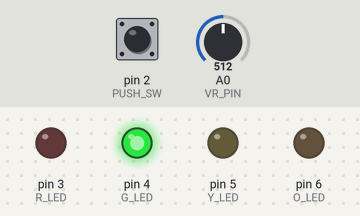
A sketch run on a simulated Arduino Uno, built with avr-gcc and run on an emulated ATmega328P. Shown: output pins drawn as LEDs (lit = HIGH). Dashed ring = blinking. Inputs (shaded band) come from the test bench; at power-on: A0 (VR_PIN) = 512, pin 2 (PUSH_SW) HIGH.

Above: at 0.8 s.
0.9 s: A0 (VR_PIN) set to 900
At 1.37 s:
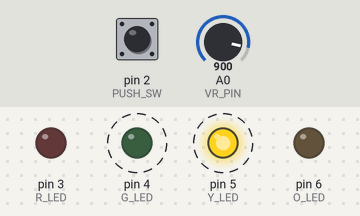
3.9 s: A0 (VR_PIN) set to 1023
6.9 s: pin 2 (PUSH_SW) pulsed LOW 2 times (0.12 s each, 0.3 s apart)
At 7.9 s:
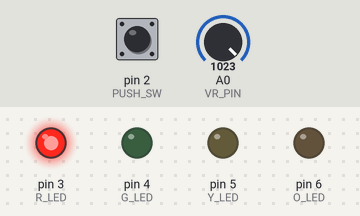
9.9 s: pin 2 (PUSH_SW) pulled LOW for 0.15 s
12.9 s: pin 2 (PUSH_SW) pulled LOW for 1 s
At 14.0 s:
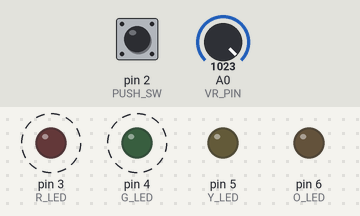
Timing chart, 0 to 16.9 s (numbered marks = the images above; inputs shaded):
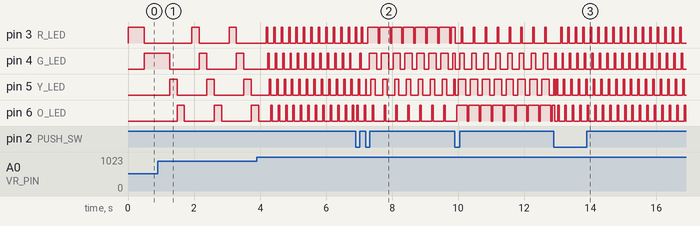

The sketch:

lab16-checkpoint2-extra.ino
```cpp
#include <Arduino_FreeRTOS.h>

#define R_LED 3
#define G_LED 4
#define Y_LED 5
#define O_LED 6
#define PUSH_SW 2
#define VR_PIN A0

TaskHandle_t TaskHandle_Mode[4];
volatile int current_mode = 0;
volatile TickType_t led_delay = pdMS_TO_TICKS(500);

void setLEDs(bool r, bool g, bool y, bool o) {
  digitalWrite(R_LED, r ? HIGH : LOW);
  digitalWrite(G_LED, g ? HIGH : LOW);
  digitalWrite(Y_LED, y ? HIGH : LOW);
  digitalWrite(O_LED, o ? HIGH : LOW);
}

// Mode 1: R -> G -> Y -> O -> E
void Task_Mode1(void *pvParameters) {
  while (1) {
    setLEDs(1, 0, 0, 0); vTaskDelay(led_delay);
    setLEDs(0, 1, 0, 0); vTaskDelay(led_delay);
    setLEDs(0, 0, 1, 0); vTaskDelay(led_delay);
    setLEDs(0, 0, 0, 1); vTaskDelay(led_delay);
    setLEDs(0, 0, 0, 0); vTaskDelay(led_delay);
  }
}

// Mode 2: O -> Y -> G -> R -> E
void Task_Mode2(void *pvParameters) {
  while (1) {
    setLEDs(0, 0, 0, 1); vTaskDelay(led_delay);
    setLEDs(0, 0, 1, 0); vTaskDelay(led_delay);
    setLEDs(0, 1, 0, 0); vTaskDelay(led_delay);
    setLEDs(1, 0, 0, 0); vTaskDelay(led_delay);
    setLEDs(0, 0, 0, 0); vTaskDelay(led_delay);
  }
}

// Mode 3: E -> R -> RG -> RGY -> RGYO -> RGY -> RG -> R
void Task_Mode3(void *pvParameters) {
  while (1) {
    setLEDs(0, 0, 0, 0); vTaskDelay(led_delay);
    setLEDs(1, 0, 0, 0); vTaskDelay(led_delay);
    setLEDs(1, 1, 0, 0); vTaskDelay(led_delay);
    setLEDs(1, 1, 1, 0); vTaskDelay(led_delay);
    setLEDs(1, 1, 1, 1); vTaskDelay(led_delay);
    setLEDs(1, 1, 1, 0); vTaskDelay(led_delay);
    setLEDs(1, 1, 0, 0); vTaskDelay(led_delay);
    setLEDs(1, 0, 0, 0); vTaskDelay(led_delay);
  }
}

// Mode 4: E -> O -> OY -> OYG -> OYGR -> OYG -> OY -> O
void Task_Mode4(void *pvParameters) {
  while (1) {
    setLEDs(0, 0, 0, 0); vTaskDelay(led_delay);
    setLEDs(0, 0, 0, 1); vTaskDelay(led_delay);
    setLEDs(0, 0, 1, 1); vTaskDelay(led_delay);
    setLEDs(0, 1, 1, 1); vTaskDelay(led_delay);
    setLEDs(1, 1, 1, 1); vTaskDelay(led_delay);
    setLEDs(0, 1, 1, 1); vTaskDelay(led_delay);
    setLEDs(0, 0, 1, 1); vTaskDelay(led_delay);
    setLEDs(0, 0, 0, 1); vTaskDelay(led_delay);
  }
}

void Task_Read_Switch(void *pvParameters) {
  pinMode(PUSH_SW, INPUT_PULLUP);
  while (1) {
    if (digitalRead(PUSH_SW) == LOW) {
      vTaskDelay(pdMS_TO_TICKS(20)); // Debounce
      if (digitalRead(PUSH_SW) == LOW) {
        int prev_mode = current_mode;
        current_mode = (current_mode + 1) % 4;

        vTaskSuspend(TaskHandle_Mode[prev_mode]);
        vTaskResume(TaskHandle_Mode[current_mode]);

        while (digitalRead(PUSH_SW) == LOW) {
          vTaskDelay(pdMS_TO_TICKS(10));
        }
      }
    }
    vTaskDelay(pdMS_TO_TICKS(20));
  }
}

void Task_Read_VR(void *pvParameters) {
  while (1) {
    int adc = analogRead(VR_PIN);
    int delay_ms = 1500 - ((long)adc * 1450 / 1023);
    led_delay = pdMS_TO_TICKS(delay_ms);
    vTaskDelay(pdMS_TO_TICKS(100));
  }
}

void setup() {
  pinMode(R_LED, OUTPUT);
  pinMode(G_LED, OUTPUT);
  pinMode(Y_LED, OUTPUT);
  pinMode(O_LED, OUTPUT);

  xTaskCreate(Task_Mode1, "M1", 64, NULL, 1, &TaskHandle_Mode[0]);
  xTaskCreate(Task_Mode2, "M2", 64, NULL, 1, &TaskHandle_Mode[1]);
  xTaskCreate(Task_Mode3, "M3", 64, NULL, 1, &TaskHandle_Mode[2]);
  xTaskCreate(Task_Mode4, "M4", 64, NULL, 1, &TaskHandle_Mode[3]);

  xTaskCreate(Task_Read_Switch, "SW", 70, NULL, 2, NULL);
  xTaskCreate(Task_Read_VR, "VR", 70, NULL, 1, NULL);

  // only mode 1 start
  vTaskSuspend(TaskHandle_Mode[1]);
  vTaskSuspend(TaskHandle_Mode[2]);
  vTaskSuspend(TaskHandle_Mode[3]);

  vTaskStartScheduler();
}

void loop() {}
```

Measured:
- after the input at 3.9 s, pin 3 (R_LED), pin 4 (G_LED): alternates HIGH for 0.05 s and LOW for 0.18 s, starting after 0.33 s; pin 5 (Y_LED): alternates HIGH for 0.05 s and LOW for 0.18 s, starting after 0.38 s
- after the input at 12.9 s, pin 3 (R_LED): alternates HIGH for 0.05 s and LOW for 0.18 s, starting after 0.20 s; pin 4 (G_LED): alternates HIGH for 0.05 s and LOW for 0.18 s, starting after 0.06 s
- by itself, pin 3 (R_LED), pin 4 (G_LED), pin 5 (Y_LED): alternates HIGH for 0.23 s and LOW for 0.90 s
- by itself, pin 6 (O_LED): repeats every 0.23 s: HIGH 0.05 s, LOW 0.18 s
